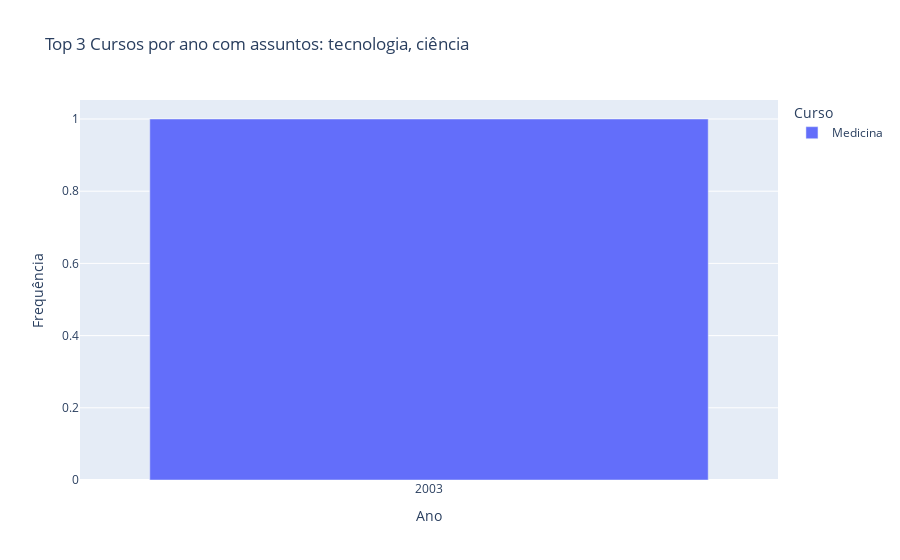

Notebook source saved alongside this figure:
### Markdown cell above
## Gráfico de assuntos por curso e ano

### Code cell
df,df_filtered,fig=test_graphs.test_plot_top_courses_by_year_and_subject(subjects=['tecnologia','ciência'],
                                                                         match_all=False)
display(df)
display(df_filtered)
fig.show()

### Figure 1 — Plotly figure (JSON) as saved in the notebook; plotly's stock layout.template omitted (floating-point values rounded to 4 significant figures)
{"data": [{"alignmentgroup": "True", "hovertemplate": "Curso=Medicina<br>Ano=%{x}<br>Frequência=%{y}<extra></extra>", "legendgroup": "Medicina", "marker": {"color": "#636efa", "pattern": {"shape": ""}}, "name": "Medicina", "offsetgroup": "Medicina", "orientation": "v", "showlegend": true, "textposition": "auto", "type": "bar", "x": [2003], "xaxis": "x", "y": [1], "yaxis": "y"}], "layout": {"barmode": "group", "legend": {"title": {"text": "Curso"}, "tracegroupgap": 0}, "title": {"text": "Top 3 Cursos por ano com assuntos: tecnologia, ciência"}, "xaxis": {"anchor": "y", "domain": [0, 1], "title": {"text": "Ano"}, "type": "category"}, "yaxis": {"anchor": "x", "domain": [0, 1], "title": {"text": "Frequência"}}}}
